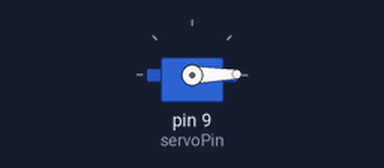
Simulated run of this sketch. Board: Arduino Uno, built with avr-gcc and run on an emulated ATmega328P. On the bench: servo. Wiring (inferred from the names in the program): servo: signal pin 9. Servo pulses on a pin are drawn as a servo (544–2400 µs = 0–180°).

Above: at 0.05 s.
Timing chart, 0 to 4.1 s (numbered marks = the images above):
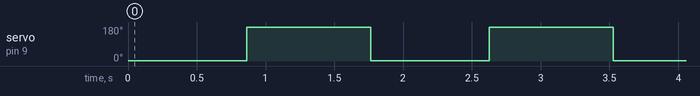

Measured:
- by itself, servo on pin 9 (servoPin): alternates 180° for 0.90 s and 1° for 0.86 s

The sketch:

12_2.ino
```cpp
int servoPin = 9;
void setup(){
	pinMode(servoPin, OUTPUT);
}
void loop(){
	for(int i = 0; i <= 40; i++){
		digitalWrite(servoPin, HIGH);
		delayMicroseconds(1000);
		digitalWrite(servoPin, LOW);
		delay(20);
	}
	for(int i = 0; i <= 40; i++){
		digitalWrite(servoPin, HIGH);
		delayMicroseconds(2000);
		digitalWrite(servoPin, LOW);
		delay(20);
	}
}
```
